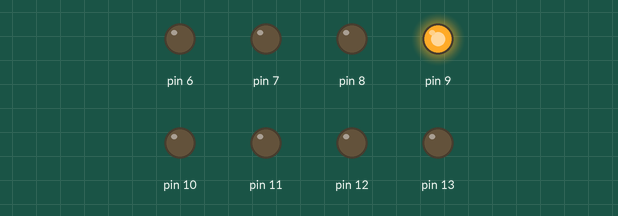
Recording of a sketch running on a simulated Arduino Uno, built with avr-gcc and run on an emulated ATmega328P. On the bench: output pins drawn as LEDs (lit = HIGH).

Above: at 0.07 s.
At 0.67 s:
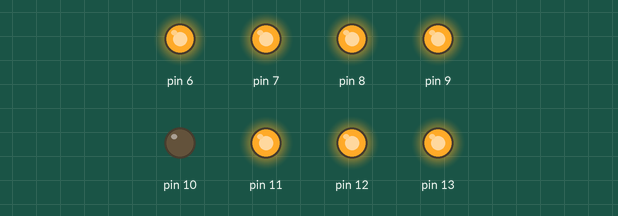
At 1.27 s:
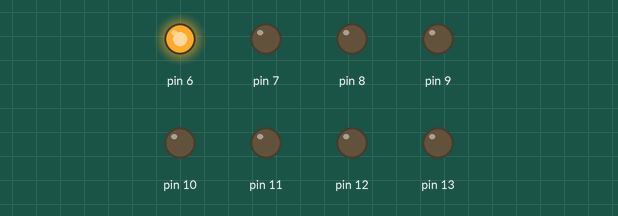
At 1.87 s:
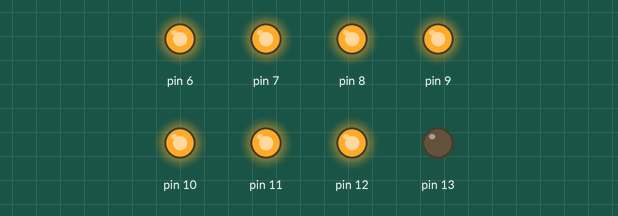
At 2.55 s:
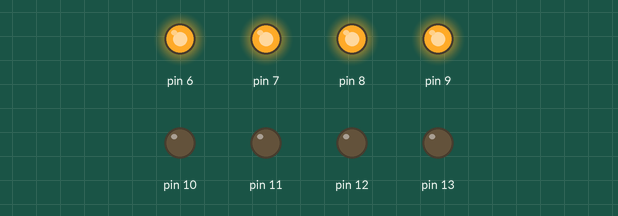
At 4.05 s:
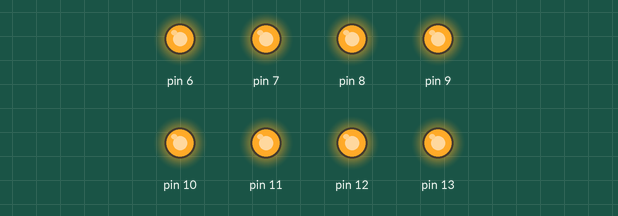
Timing chart, 0 to 5.5 s (numbered marks = the images above):
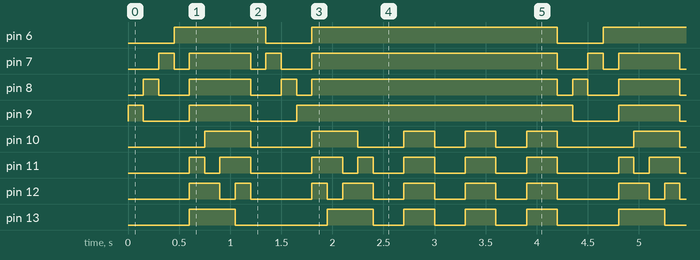

The sketch:

led_matrix.ino
```cpp
void setup() {
  // put your setup code here, to run once:
for(int i =6;i<=13;i++){
  pinMode(i,OUTPUT);
}
}

void loop() {
  // put your main code here, to run repeatedly:

// first pattern
digitalWrite(6,0);
digitalWrite(7,0);
digitalWrite(8,0);
digitalWrite(9,1);
//-----------------------
digitalWrite(10,0);
digitalWrite(11,0);
digitalWrite(12,0);
digitalWrite(13,0);
//------------------------------------
delay(150);
digitalWrite(6,0);
digitalWrite(7,0);
digitalWrite(8,1);
digitalWrite(9,0);
//-----------------------
digitalWrite(10,0);
digitalWrite(11,0);
digitalWrite(12,0);
digitalWrite(13,0);
//------------------------------------
delay(150);
digitalWrite(6,0);
digitalWrite(7,1);
digitalWrite(8,0);
digitalWrite(9,0);
//-----------------------
digitalWrite(10,0);
digitalWrite(11,0);
digitalWrite(12,0);
digitalWrite(13,0);
//------------------------------------
delay(150);
digitalWrite(6,1);
digitalWrite(7,0);
digitalWrite(8,0);
digitalWrite(9,0);
//-----------------------
digitalWrite(10,0);
digitalWrite(11,0);
digitalWrite(12,0);
digitalWrite(13,0);
delay(150);
//-------------------------------------------------------------
// second pattern
digitalWrite(6,1);
digitalWrite(7,1);
digitalWrite(8,1);
digitalWrite(9,1);
//-----------------------
digitalWrite(10,0);
digitalWrite(11,1);
digitalWrite(12,1);
digitalWrite(13,1);
//------------------------------------
delay(150);
digitalWrite(6,1);
digitalWrite(7,1);
digitalWrite(8,1);
digitalWrite(9,1);
//-----------------------
digitalWrite(10,1);
digitalWrite(11,0);
digitalWrite(12,1);
digitalWrite(13,1);
//------------------------------------
delay(150);
digitalWrite(6,1);
digitalWrite(7,1);
digitalWrite(8,1);
digitalWrite(9,1);
//-----------------------
digitalWrite(10,1);
digitalWrite(11,1);
digitalWrite(12,0);
digitalWrite(13,1);
//------------------------------------
delay(150);
digitalWrite(6,1);
digitalWrite(7,1);
digitalWrite(8,1);
digitalWrite(9,1);
//-----------------------
digitalWrite(10,1);
digitalWrite(11,1);
digitalWrite(12,1);
digitalWrite(13,0);
delay(150);
//----------------------------------------------------
// third pattern
digitalWrite(6,1);
digitalWrite(7,0);
digitalWrite(8,0);
digitalWrite(9,0);
//-----------------------
digitalWrite(10,0);
digitalWrite(11,0);
digitalWrite(12,0);
digitalWrite(13,0);
//------------------------------------
delay(150);
digitalWrite(6,0);
digitalWrite(7,1);
digitalWrite(8,0);
digitalWrite(9,0);
//-----------------------
digitalWrite(10,0);
digitalWrite(11,0);
digitalWrite(12,0);
digitalWrite(13,0);
//------------------------------------
delay(150);
digitalWrite(6,0);
digitalWrite(7,0);
digitalWrite(8,1);
digitalWrite(9,0);
//-----------------------
digitalWrite(10,0);
digitalWrite(11,0);
digitalWrite(12,0);
digitalWrite(13,0);
//------------------------------------
delay(150);
digitalWrite(6,0);
digitalWrite(7,0);
digitalWrite(8,0);
digitalWrite(9,1);
//-----------------------
digitalWrite(10,0);
digitalWrite(11,0);
digitalWrite(12,0);
digitalWrite(13,0);
delay(150);
//-------------------------------------------------------
// fourth pattern
digitalWrite(6,1);
digitalWrite(7,1);
digitalWrite(8,1);
digitalWrite(9,1);
//-----------------------
digitalWrite(10,1);
digitalWrite(11,1);
digitalWrite(12,1);
digitalWrite(13,0);
delay(150);
//-------------------------------
digitalWrite(6,1);
digitalWrite(7,1);
digitalWrite(8,1);
digitalWrite(9,1);
//-----------------------
digitalWrite(10,1);
digitalWrite(11,1);
digitalWrite(12,0);
digitalWrite(13,1);
delay(150);
//-------------------------------
digitalWrite(6,1);
digitalWrite(7,1);
digitalWrite(8,1);
digitalWrite(9,1);
//-----------------------
digitalWrite(10,1);
digitalWrite(11,0);
digitalWrite(12,1);
digitalWrite(13,1);
delay(150);
//-------------------------------
digitalWrite(6,1);
digitalWrite(7,1);
digitalWrite(8,1);
digitalWrite(9,1);
//-----------------------
digitalWrite(10,0);
digitalWrite(11,1);
digitalWrite(12,1);
digitalWrite(13,1);
delay(150);
//------------------------------------------------------------
// last pattern
digitalWrite(6,1);
digitalWrite(7,1);
digitalWrite(8,1);
digitalWrite(9,1);
//-----------------------
digitalWrite(10,0);
digitalWrite(11,0);
digitalWrite(12,0);
digitalWrite(13,0);
delay(300);
digitalWrite(6,1);
digitalWrite(7,1);
digitalWrite(8,1);
digitalWrite(9,1);
//-----------------------
digitalWrite(10,1);
digitalWrite(11,1);
digitalWrite(12,1);
digitalWrite(13,1);
delay(300);

digitalWrite(6,1);
digitalWrite(7,1);
digitalWrite(8,1);
digitalWrite(9,1);
//-----------------------
digitalWrite(10,0);
digitalWrite(11,0);
digitalWrite(12,0);
digitalWrite(13,0);
delay(300);
digitalWrite(6,1);
digitalWrite(7,1);
digitalWrite(8,1);
digitalWrite(9,1);
//-----------------------
digitalWrite(10,1);
digitalWrite(11,1);
digitalWrite(12,1);
digitalWrite(13,1);
delay(300);

digitalWrite(6,1);
digitalWrite(7,1);
digitalWrite(8,1);
digitalWrite(9,1);
//-----------------------
digitalWrite(10,0);
digitalWrite(11,0);
digitalWrite(12,0);
digitalWrite(13,0);
delay(300);
digitalWrite(6,1);
digitalWrite(7,1);
digitalWrite(8,1);
digitalWrite(9,1);
//-----------------------
digitalWrite(10,1);
digitalWrite(11,1);
digitalWrite(12,1);
digitalWrite(13,1);
delay(300);
}
```

Source omitted: images.c (data table, 15393 bytes), for_lcd_menu.c (data table, 18471 bytes)

Measured:
- by itself, pin 6: repeats every 4.2 s: LOW 0.45 s, HIGH 2.4 s, LOW 0.45 s, HIGH 0.90 s
- by itself, pin 7: repeats every 4.2 s: LOW 0.15 s, HIGH 0.60 s, LOW 0.15 s, HIGH 0.15 s, LOW 0.30 s, HIGH 2.4 s, LOW 0.30 s, HIGH 0.15 s
- by itself, pin 8: repeats every 4.2 s: LOW 0.30 s, HIGH 0.60 s, LOW 0.30 s, HIGH 0.15 s, LOW 0.15 s, HIGH 2.4 s, LOW 0.15 s, HIGH 0.15 s
- by itself, pin 9: repeats every 4.2 s: LOW 0.45 s, HIGH 0.60 s, LOW 0.45 s, HIGH 2.7 s
- by itself, pin 10: repeats every 4.2 s: LOW 0.60 s, HIGH 0.45 s, LOW 0.45 s, 2 × (HIGH 0.30 s, LOW 0.30 s), HIGH 0.30 s, LOW 0.75 s, HIGH 0.45 s
- by itself, pin 13: repeats every 4.2 s: LOW 0.90 s, HIGH 0.45 s, 3 × (LOW 0.30 s, HIGH 0.30 s), LOW 0.60 s, HIGH 0.45 s
- by itself, pin 11: repeats every 4.2 s: LOW 0.15 s, HIGH 0.30 s, LOW 0.60 s, HIGH 0.30 s, LOW 0.15 s, HIGH 0.15 s, 3 × (LOW 0.30 s, HIGH 0.30 s), LOW 0.60 s, HIGH 0.15 s
- by itself, pin 12: repeats every 4.2 s: LOW 0.15 s, HIGH 0.15 s, LOW 0.60 s, HIGH 0.15 s, LOW 0.15 s, 3 × (HIGH 0.30 s, LOW 0.30 s), HIGH 0.30 s, LOW 0.60 s, HIGH 0.30 s
